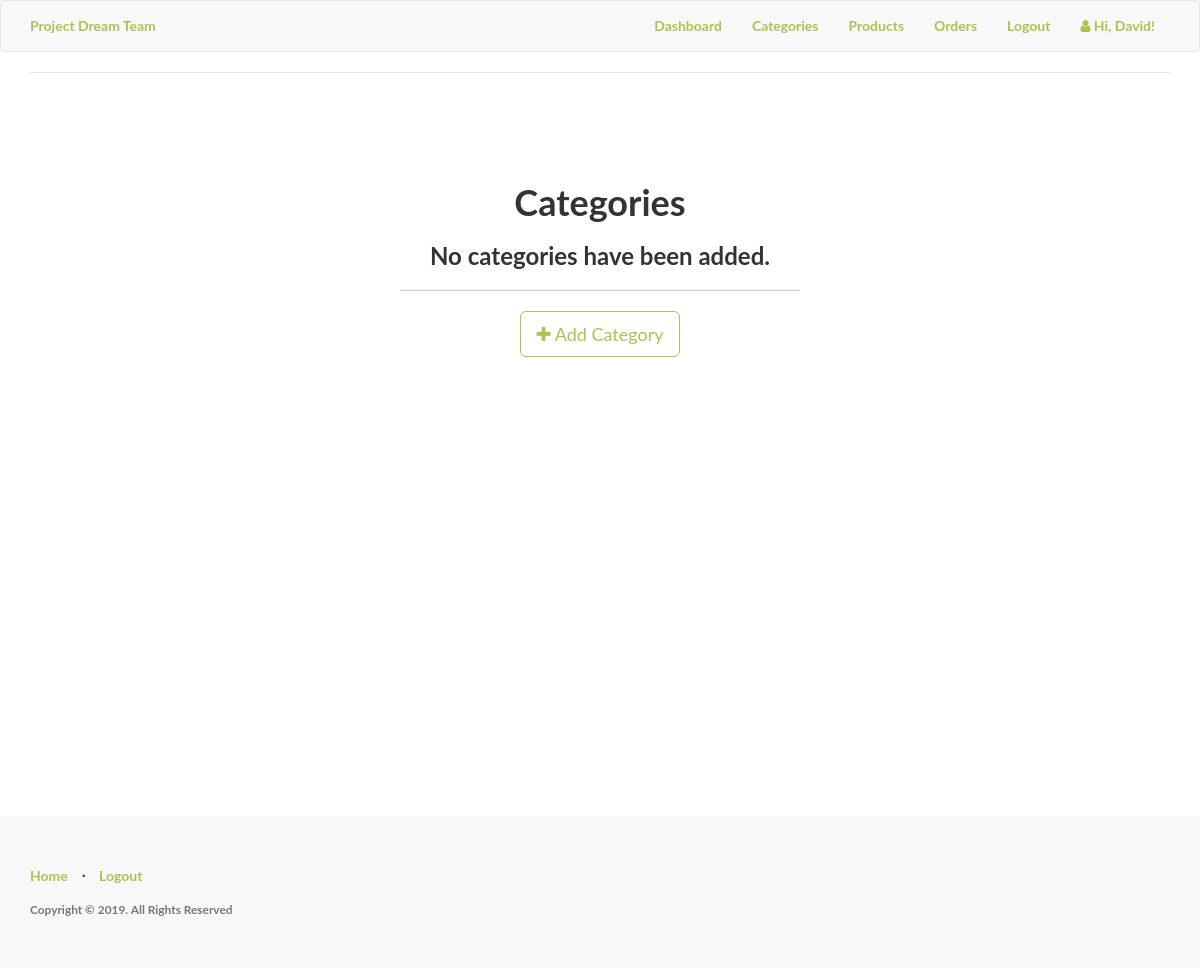
The app's page /admin/categories (signed in), older data.
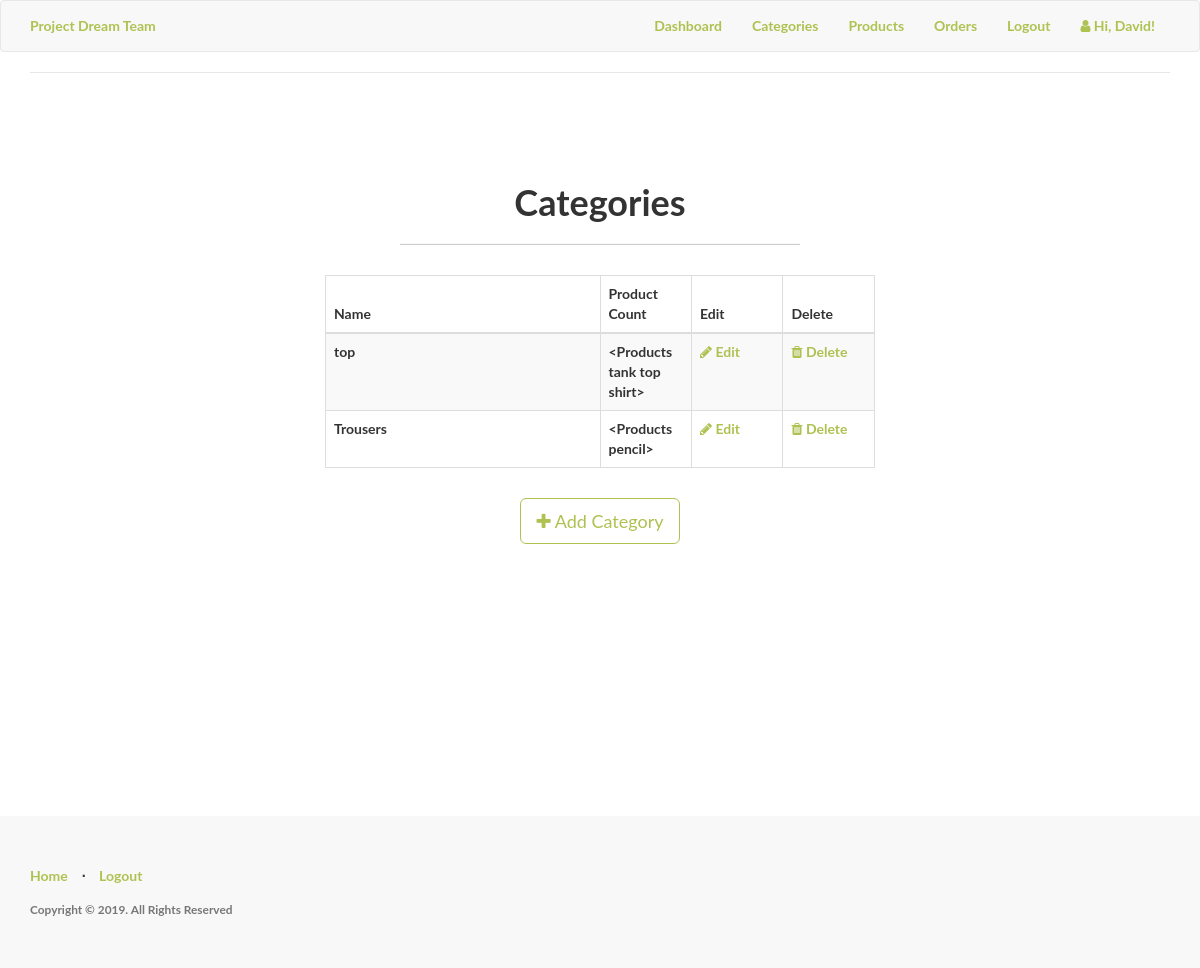
The same page, newer data.
### app/models.py (models this page shows, shortened)
class User(UserMixin, db.Model):
	__tablename__="user"
	id = db.Column(db.Integer, primary_key=True)
	firstname = db.Column(db.String(24), index=True)
	lastname = db.Column(db.String(24), index=True)
	email = db.Column(db.String(50), index=True, unique=True)
	password_hash = db.Column(db.String)
	phonenumber = db.Column(db.String(18), index=True, unique=True)
	is_admin = db.Column(db.Boolean, default = False)
	order = db.relationship('Order', backref='my_orders')
	kart = db.relationship('Kart', uselist=False, backref='user_kart')
	shipping_info = db.relationship('ShippingInfo', backref='role',lazy='dynamic')

class Categories(db.Model):
	id = db.Column(db.Integer, primary_key=True)
	category_name  = db.Column(db.String(20), index = True)
	product = db.relationship('Products', backref='products_categories')

class Products(db.Model):
	__tablename__ = 'product'
	id = db.Column(db.Integer, primary_key=True)
	product_name = db.Column(db.String(100), index=True)
	product_price = db.Column(db.Numeric(7), index=True)
	product_image = db.Column(db.String(120),index=True, unique=True)
	product_description = db.Column(db.String(200), index=True)
	product_stock = db.Column(db.Integer, index = True)
	categories_id = db.Column(db.Integer, db.ForeignKey('categories.id'))
	kart_id = db.Column(db.Integer, db.ForeignKey('kart.id'))
	'''

		foreign key for product.id
		test this weda its one order several products or several orders, serveral products
		using many to many for now



		#many many rel with order

	'''
	order = db.relationship("Order", secondary = association_table)
	def __repr__(self):
		return '<Products {}>'.format(self.product_name)

### app/admin/routes.py (the view)
@admin.route('/categories', methods = ['GET','POST'])
@login_required
def list_categories():
	check_admin()
	categories = Categories.query.all()
	return render_template('admin/categories/categories.html', title = "Product Categories",
		categories = categories)

### app/admin/routes.py (called while the page is built)
def check_admin():
	if not current_user.is_admin:
		abort(403)

### app/models.py (called while the page is built)
@login_manager.user_loader
def load_user(id):
    return User.query.get(int(id))

### app/templates/admin/categories/categories.html (shortened to what this page needs)
{% import "bootstrap/utils.html" as utils %}
{% extends "header.html" %}
{% block body %}
<div class="content-section">
  <div class="outer">
    <div class="middle">
      <div class="inner">
        <br/>
        <br/>
        <h1 style="text-align:center;">Categories</h1>
        {% if categories %}
          <hr class="intro-divider">
          <div class="center">
            <table class="table table-striped table-bordered">
              <thead>
                <tr>
                  <th width="45%"> Name </th>
                  <th width="15%"> Product Count </th>
                  <th width="15%"> Edit </th>
                  <th width="15%"> Delete </th>
                </tr>
              </thead>
              <tbody>
              {% for category in categories %}
                <tr>
                  <td> {{ category.category_name }} </td>
                  {% for name in category.product %}
                  <td>
                    {{ name}}
                  </td>
                  {%endfor%}
                  <td>
                    <a href="{{ url_for('admin.edit_category', id=category.id) }}">
                      <i class="fa fa-pencil"></i> Edit
                    </a>
                  </td>
                  <td>
                    <a href="{{ url_for('admin.delete_category', id=category.id) }}">
                      <i class="fa fa-trash"></i> Delete
                    </a>
                  </td>
                </tr>
              {% endfor %}
              </tbody>
            </table>
          </div>
          <div style="text-align: center">
        {% else %}
          <div style="text-align: center">
            <h3> No categories have been added. </h3>
            <hr class="intro-divider">
        {% endif %}
          <a href="{{ url_for('admin.add_category') }}" class="btn btn-default btn-lg">
            <i class="fa fa-plus"></i>
            Add Category
          </a>
        </div>
      </div>
    </div>
  </div>
</div>
{% endblock %}

### app/templates/header.html (shortened to what this page needs)
<!DOCTYPE html>
<html lang="en">
<head>
    <link href="https://maxcdn.bootstrapcdn.com/bootstrap/3.3.7/css/bootstrap.min.css" rel="stylesheet">
	<link href="https://maxcdn.bootstrapcdn.com/font-awesome/4.7.0/css/font-awesome.min.css" rel="stylesheet">
    <link href="{{ url_for('static', filename='css/style.css') }}" rel="stylesheet">
</head>
<body>
<header>
    <nav class="navbar navbar-default navbar topnav" role="navigation">
        <div class="container topnav">
          <div class="navbar-header">
              <a class="navbar-brand topnav" href="{{ url_for('home.homepage') }}">Project Dream Team</a>
          </div>
          <div class="collapse navbar-collapse" id="bs-example-navbar-collapse-1">
            <ul class="nav navbar-nav navbar-right">
                {% if current_user.is_authenticated %}
                  {% if current_user.is_admin %}
                    <li><a href="{{ url_for('home.admin_dashboard') }}">Dashboard</a></li>
                    <li><a href="{{ url_for('admin.list_categories') }}">Categories</a></li>
                    <li><a href="{{ url_for('admin.list_products') }}">Products</a></li>
                    <li><a href="#">Orders</a></li>
                  {% else %}
                    <li><a href="{{ url_for('home.dashboard') }}">Dashboard</a></li>
                  {% endif %}
                  <li><a href="{{ url_for('auth.logout') }}">Logout</a></li>
                  <li><a><i class="fa fa-user"></i>  Hi, {{ current_user.firstname }}!</a></li>
                {% else %}
                  <li><a href="{{ url_for('home.homepage') }}">Home</a></li>
                  <li><a href="{{ url_for('auth.register') }}">Register</a></li>
                  <li><a href="{{ url_for('auth.login') }}">Login</a></li>
                {% endif %}
            </ul>
          </div>
        </div>
    </nav>
</header>
    <div class="wrapper container">
      {% block body %}
      {% endblock %}
      <div class="push"></div>
    </div>
    <footer>
        <div class="container">
            <div class="row">
                <div class="col-lg-12">
                    <ul class="list-inline">
					    <li><a href="{{ url_for('home.homepage') }}">Home</a></li>
					    <li class="footer-menu-divider">⋅</li>
					    {% if current_user.is_authenticated %}
					      <li><a href="{{ url_for('auth.logout') }}">Logout</a></li>
					    {% else %}
					      <li><a href="{{ url_for('auth.register') }}">Register</a></li>
					      <li class="footer-menu-divider">⋅</li>
					      <li><a href="{{ url_for('auth.login') }}">Login</a></li>
					    {% endif %}
					</ul>
                    <p class="copyright text-muted small">Copyright © 2019. All Rights Reserved</p>
                </div>
            </div>
        </div>
    </footer>
</body>
</html>

### app/static/css/style.css (style rules this page uses)
body, html { width: 100%; height: 100%; }
body, h1, h2, h3 { font-family: "Lato", "Helvetica Neue", Helvetica, Arial, sans-serif; font-weight: 700; }
a, .navbar-default .navbar-brand, .navbar-default .navbar-nav>li>a { color: #aec251; }
footer { padding: 50px 0; background-color: #f8f8f8; }
p.copyright { margin: 15px 0 0; }
.btn-default { border-color: #aec251; color: #aec251; }
.center { margin: auto; width: 50%; padding: 10px; }
.content-section { padding: 50px 0; border-top: 1px solid #e7e7e7; }
.footer, .push { clear: both; height: 4em; }
.intro-divider { width: 400px; border-top: 1px solid #f8f8f8; border-bottom: 1px solid rgba(0,0,0,0.2); }
.topnav { font-size: 14px; }
.wrapper { min-height: 100%; height: auto !important; height: 100%; margin: 0 auto -4em; }
.outer { display: table; height: 70%; width: 100%; }
.middle { display: table-cell; vertical-align: middle; }
.inner { margin-left: auto; margin-right: auto; }

Row changes from the older to the newer data that the page shows:
added Categories: category_name "top"
added Products: product_name "<Products tank top shirt>", shown under "top"
added Categories: category_name "Trousers"
added Products: product_name "<Products pencil>", shown under "Trousers"
Text that changed along with them:
text no longer shown: "No categories have been added."
text now shown: "Name Product Count Edit Delete"
